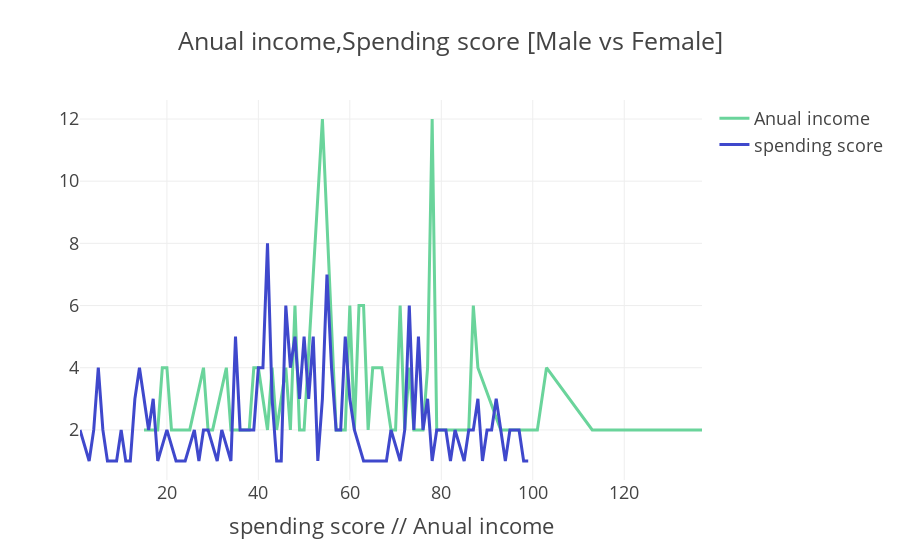

Notebook code for this chart:
### Code cell
col='Annual Income (k$)'
col1='Spending Score (1-100)'
v1=x[col].value_counts().reset_index()
v1=v1.rename(columns={col:'count','index':col})
v1['percent']=v1['count'].apply(lambda x : 100*x/sum(v1['count']))
v1=v1.sort_values(col)
v2=x[col1].value_counts().reset_index()
v2=v2.rename(columns={col1:'count1','index':col1})
v2['percent1']=v2['count1'].apply(lambda x : 100*x/sum(v2['count1']))
v2=v2.sort_values(col1)
trace1 = go.Scatter(x=v1[col], y=v1["count"], name="Anual income", marker=dict(color="#6ad49b"))
trace2 = go.Scatter(x=v2[col1], y=v2["count1"], name="spending score", marker=dict(color='rgb(63, 72, 204)'))
y = [trace1, trace2]
layout={'title':"Anual income,Spending score [Male vs Female]",'xaxis':{'title':"spending score // Anual income "}}
fig = go.Figure(data=y, layout=layout)
fig.layout.template='presentation'
iplot(fig)

### Figure 1 — Plotly figure (JSON) as saved in the notebook; plotly's stock layout.template omitted (floating-point values rounded to 4 significant figures)
{"data": [{"marker": {"color": "#6ad49b"}, "name": "Anual income", "type": "scatter", "x": [15, 16, 17, 18, 19, 20, 21, 23, 24, 25, 28, 29, 30, 33, 34, 37, 38, 39, 40, 42, 43, 44, 46, 47, 48, 49, 50, 54, 57, 58, 59, 60, 61, 62, 63, 64, 65, 67, 69, 70, 71, 72, 73, 74, 75, 76, 77, 78, 79, 81, 85, 86, 87, 88, 93, 97, 98, 99, 101, 103, 113, 120, 126, 137], "y": [2, 2, 2, 2, 4, 4, 2, 2, 2, 2, 4, 2, 2, 4, 2, 2, 2, 4, 4, 2, 4, 2, 4, 2, 6, 2, 2, 12, 2, 2, 2, 6, 2, 6, 6, 2, 4, 4, 2, 2, 6, 2, 4, 2, 2, 2, 4, 12, 2, 2, 2, 2, 6, 4, 2, 2, 2, 2, 2, 4, 2, 2, 2, 2]}, {"marker": {"color": "rgb(63, 72, 204)"}, "name": "spending score", "type": "scatter", "x": [1, 3, 4, 5, 6, 7, 8, 9, 10, 11, 12, 13, 14, 15, 16, 17, 18, 20, 22, 23, 24, 26, 27, 28, 29, 31, 32, 34, 35, 36, 39, 40, 41, 42, 43, 44, 45, 46, 47, 48, 49, 50, 51, 52, 53, 54, 55, 56, 57, 58, 59, 60, 61, 63, 65, 66, 68, 69, 71, 72, 73, 74, 75, 76, 77, 78, 79, 81, 82, 83, 85, 86, 87, 88, 89, 90, 91, 92, 93, 94, 95, 97, 98, 99], "y": [2, 1, 2, 4, 2, 1, 1, 1, 2, 1, 1, 3, 4, 3, 2, 3, 1, 2, 1, 1, 1, 2, 1, 2, 2, 1, 2, 1, 5, 2, 2, 4, 4, 8, 3, 1, 1, 6, 4, 5, 3, 5, 3, 5, 1, 3, 7, 4, 2, 2, 5, 3, 2, 1, 1, 1, 1, 2, 1, 2, 6, 2, 5, 2, 3, 1, 2, 2, 1, 2, 1, 2, 2, 3, 1, 2, 2, 3, 2, 1, 2, 2, 1, 1]}], "layout": {"title": {"text": "Anual income,Spending score [Male vs Female]"}, "xaxis": {"title": {"text": "spending score // Anual income "}}}}
